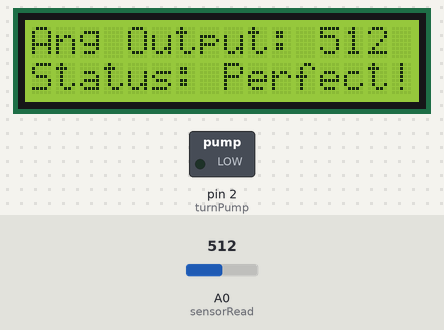
The sketch below on a simulated Arduino Uno, built with avr-gcc and run on an emulated ATmega328P. Parts: 16×2 character LCD, switched loads named in the sketch (green lamp = pin HIGH). The test bench sets the inputs (shaded band); at power-on: A0 (sensorRead) = 512. Pins used as bus, display or sensor lines are not drawn; what the sketch prints to the serial monitor is not drawn.

Above: at 1.2 s.
1.3 s: A0 (sensorRead) set to 793
At 3.0 s:
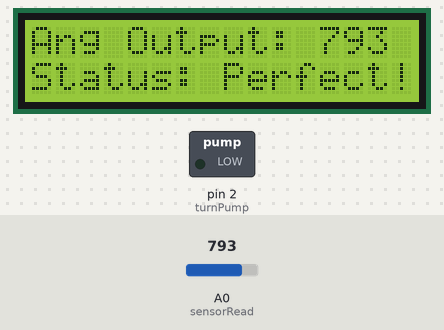
5.4 s: A0 (sensorRead) set to 811
At 7.0 s:
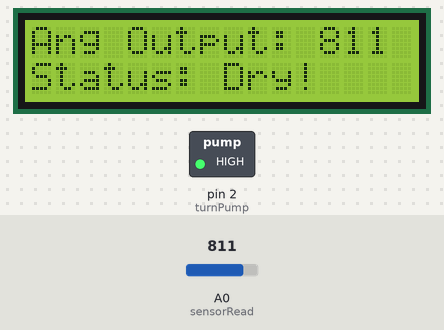
9.5 s: A0 (sensorRead) set to 306
At 11.3 s:
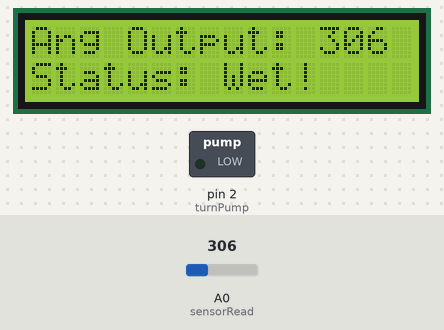
Timing chart, 0 to 12.8 s (numbered marks = the images above; inputs shaded):
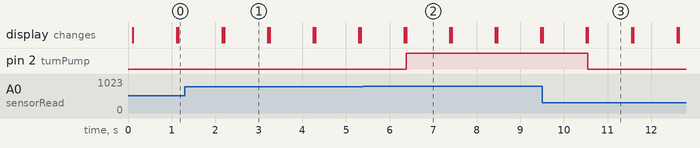

Measured:
- the behaviour switches between 800 and 801 on A0 (sensorRead) (found by bisection; images 1 and 2)
- after the input at 1.3 s, the display: first differs from a run without the input after 0.90 s (image 1)
- after the input at 5.4 s, pin 2 (turnPump): LOW → HIGH after 0.98 s; the display: first differs from a run without the input after 0.98 s (image 2)
- after the input at 9.5 s, pin 2 (turnPump): HIGH → LOW after 1.1 s; the display: first differs from a run without the input after 1.1 s (image 3)
- what the display in image 1 shows lasts 1.0 s, from 2.2 s to 3.2 s

The sketch:

moisture_sensor.ino
```cpp
#include <Wire.h>
#include <LiquidCrystal_I2C.h>

#define soilWet 500     //->max value to consider when soil is wet
#define soilDry 800     //->min value to consider when soil is dry

#define sensorPower 7
#define sensorRead A0

#define turnPump 2

LiquidCrystal_I2C lcd(0x27, 16, 2);

void setup() {
  // put your setup code here, to run once:

  lcd.begin();
  lcd.backlight();
  lcd.setCursor(0, 0);

  pinMode( sensorPower, OUTPUT);

  digitalWrite( sensorPower, LOW);

  pinMode(turnPump, OUTPUT);

  Serial.begin(9600);

}

void loop() {
  // put your main code here, to run repeatedly:

     lcd.clear();

  int moistureStatus = readMoistureSensor();
  Serial.print("Analog Output: ");
  Serial.print(moistureStatus);

  lcd.setCursor(0, 0);
  lcd.print("Ang Output: ");

  lcd.setCursor(12, 0);
  lcd.print(moistureStatus);

  lcd.setCursor(0, 1);
  lcd.print("Status: ");
  lcd.setCursor(8, 1);

  if(moistureStatus < soilWet){
    Serial.println ("      Status: soil is too wet. Turn off the water pump!");

    lcd.print("Wet!");

    digitalWrite(turnPump, LOW);
  }
  else if(moistureStatus > soilDry){
    Serial.println ("      Status: soil is too dry. Turn on the water pump!");

    lcd.print("Dry!");

    digitalWrite(turnPump, HIGH);
  }
  else {
    Serial.println ("      Status: soil is prefect!");

    lcd.print("Perfect!");

    digitalWrite(turnPump, LOW);
  }

    delay(1000);

    Serial.println();
}

int readMoistureSensor(){
  digitalWrite(sensorPower, HIGH); //turn on the sensor
  delay(10);
  int value = analogRead(sensorRead); //read analog value from sensor
  digitalWrite(sensorPower, LOW); //turn off the sensor
  return value;
}
```
